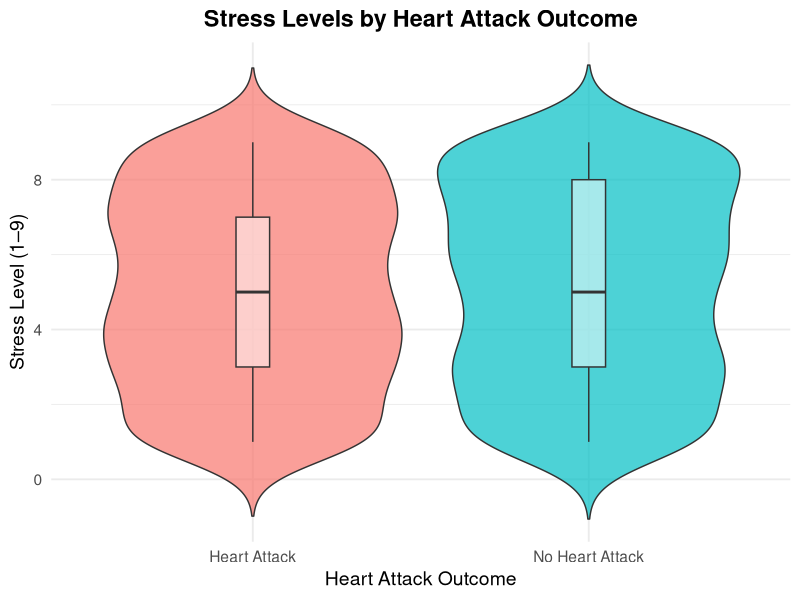
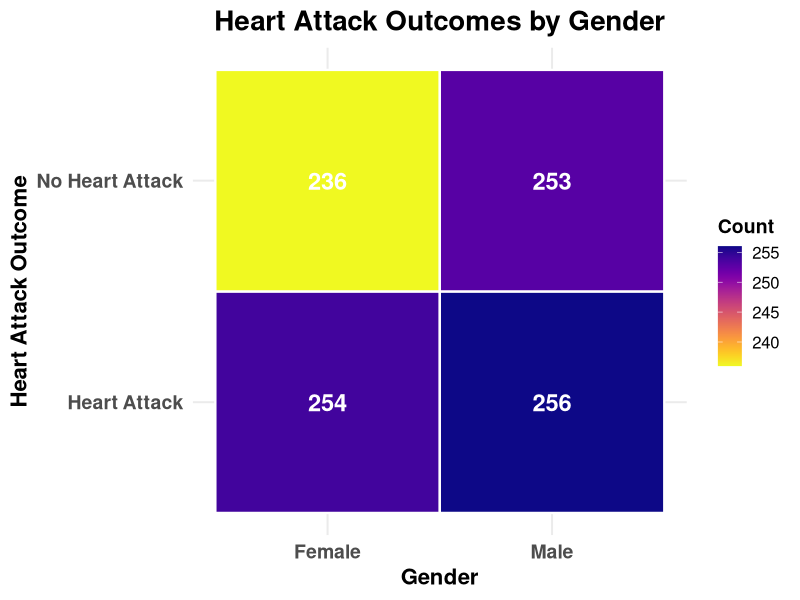
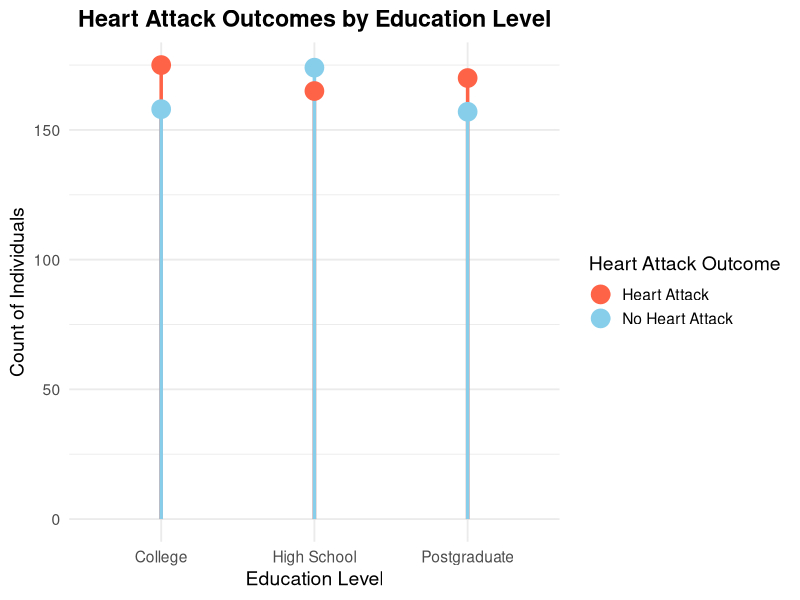
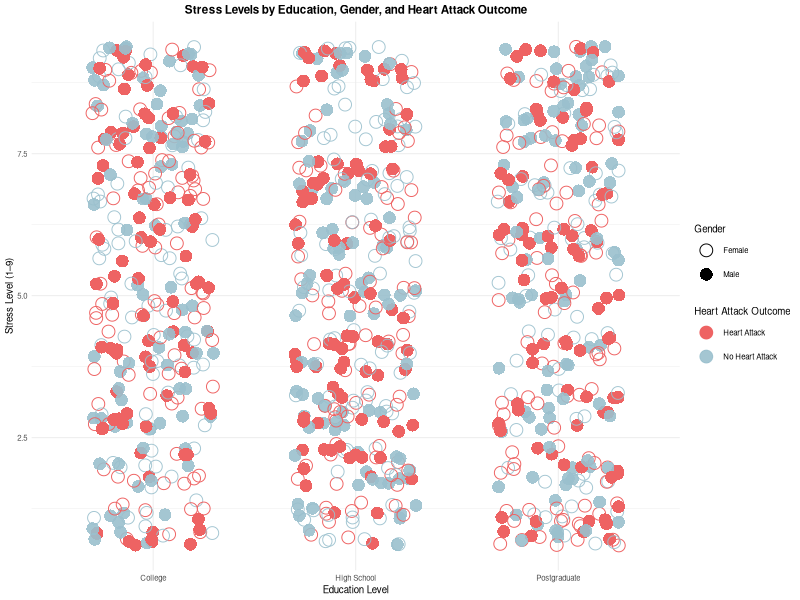

Reproduce these figures in R, in order.
## ---- chunk 1
knitr::opts_chunk$set(echo = TRUE)
## ---- chunk 2
heart_data <- read.csv(file = "heart_attack_dataset_age.csv", header = TRUE)
## ---- chunk 3
install.packages("dplyr", dependencies = TRUE)
library(dplyr)
install.packages("ggplot2", dependencies = TRUE)
library(ggplot2)
install.packages("viridis", dependencies = TRUE)
library(viridis)
install.packages("ggridges", dependencies = TRUE)
library(ggridges)
## ---- chunk 4
ggplot(heart_data, aes(x = Outcome, y = StressLevel, fill = Outcome)) +
  geom_violin(trim = FALSE, alpha = 0.7) +
  geom_boxplot(width = 0.1, fill = "white", alpha = 0.5) +
  labs(
    title = "Stress Levels by Heart Attack Outcome",
    x = "Heart Attack Outcome",
    y = "Stress Level (1–9)"
  ) +
  theme_minimal(base_size = 14) +
  theme(
    plot.title = element_text(hjust = 0.5, face = "bold"),
    legend.position = "none"
  )

## ---- chunk 5
library(dplyr)
library(ggplot2)
library(viridis)  

# Summarize counts
gender_counts <- heart_data %>%
  group_by(Gender, Outcome) %>%
  summarise(count = n(), .groups = "drop")

#Heat map
ggplot(gender_counts, aes(x = Gender, y = Outcome, fill = count)) +
  geom_tile(color = "white", size = 0.8) +  # white borders between tiles
  geom_text(aes(label = count), color = "white", size = 6, fontface = "bold") +
  scale_fill_viridis(option = "C", direction = -1) +  # smooth and modern gradient
  labs(
    title = "Heart Attack Outcomes by Gender",
    x = "Gender",
    y = "Heart Attack Outcome",
    fill = "Count"
  ) +
  theme_minimal(base_size = 15) +
  theme(
    plot.title = element_text(hjust = 0.5, face = "bold", size = 20),
    axis.text = element_text(face = "bold", size = 14),
    axis.title = element_text(face = "bold", size = 16),
    legend.title = element_text(face = "bold", size = 14),
    legend.text = element_text(size = 12)
  )
## ---- chunk 6
library(dplyr)
library(ggplot2)

# Summarize counts
edu_counts <- heart_data %>%
  group_by(EducationLevel, Outcome) %>%
  summarise(count = n(), .groups = "drop")

# Fancy lollipop chart
ggplot(edu_counts, aes(x = EducationLevel, y = count, color = Outcome)) +
  geom_segment(aes(x = EducationLevel, xend = EducationLevel, y = 0, yend = count), linewidth = 1.2) +
  geom_point(size = 6) +
  scale_color_manual(values = c("No Heart Attack" = "skyblue", "Heart Attack" = "tomato")) +
  labs(
    title = "Heart Attack Outcomes by Education Level",
    x = "Education Level",
    y = "Count of Individuals",
    color = "Heart Attack Outcome"
  ) +
  theme_minimal(base_size = 14) +
  theme(plot.title = element_text(hjust = 0.5, face = "bold"))
## ---- chunk 7
library(ggplot2)

ggplot(heart_data, aes(
  x = EducationLevel,
  y = StressLevel,
  color = Outcome,       
  alpha = Outcome,  
  shape = Gender
)) +
  geom_jitter(width = 0.3, size = 4) +
  scale_alpha_manual(values = c("No Heart Attack" = .9, "Heart Attack" = 1)) +
  scale_shape_manual(values = c("Female" = 1, "Male" = 16)) +  # hollow vs filled
  scale_color_manual(values = c("No Heart Attack" = "lightblue3", "Heart Attack" = "indianred2")) + 
  labs(
    title = "Stress Levels by Education, Gender, and Heart Attack Outcome",
    x = "Education Level",
    y = "Stress Level (1–9)",
    color = "Heart Attack Outcome",
    alpha = "Heart Attack Outcome",
    shape = "Gender"
  ) +
  theme_minimal(base_size = 7) +
  theme(
    plot.title = element_text(hjust = 0.5, face = "bold")
  )

